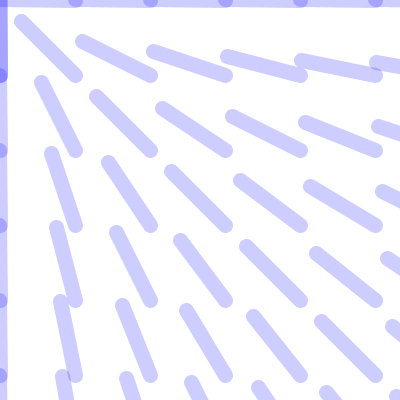
Frame 1 (no input)
Frame 60 (the mouse pressed at the canvas centre just before this capture): identical to frame 1, image omitted
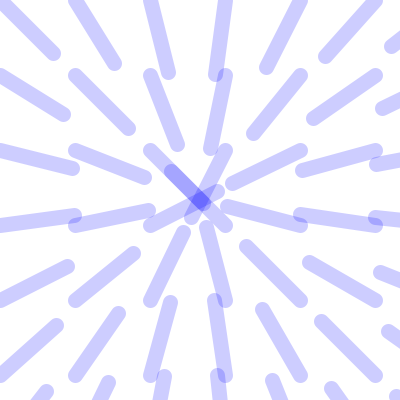
Frame 120 (the mouse held since frame 60 and released just before this capture)

The Processing sketch that drew these frames (run headless with seeded random() and noise(); from frame 60 on, the mouse is pressed at the canvas centre):

// Processing sketch: processing_92981
// ── processing_92981.pde

float d;
void setup() {
  size(400, 400);
  stroke(0, 0, 255, 50);
  strokeWeight(15);
}
void draw() {
  background(255);
  fill(0);
  pushMatrix();
  for(int x = 0; x < width/75+2; x++) {
    for(int y = 0; y < height/75+2; y++) {
  d=atan2(mouseX-x*75, mouseY-y*75);
  line(x*75 + sin(d) * 75, y*75 + cos(d) * 75, x*75, y*75);
    }
  }
  popMatrix();
}
